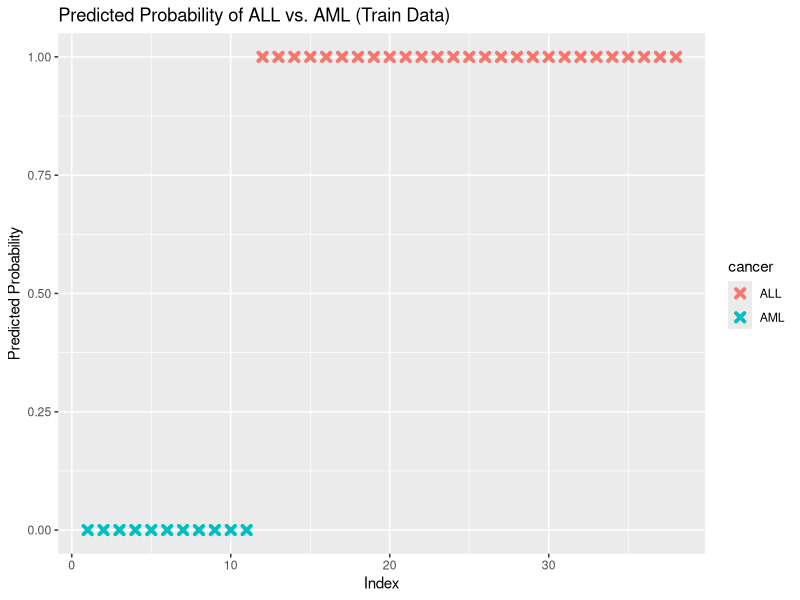
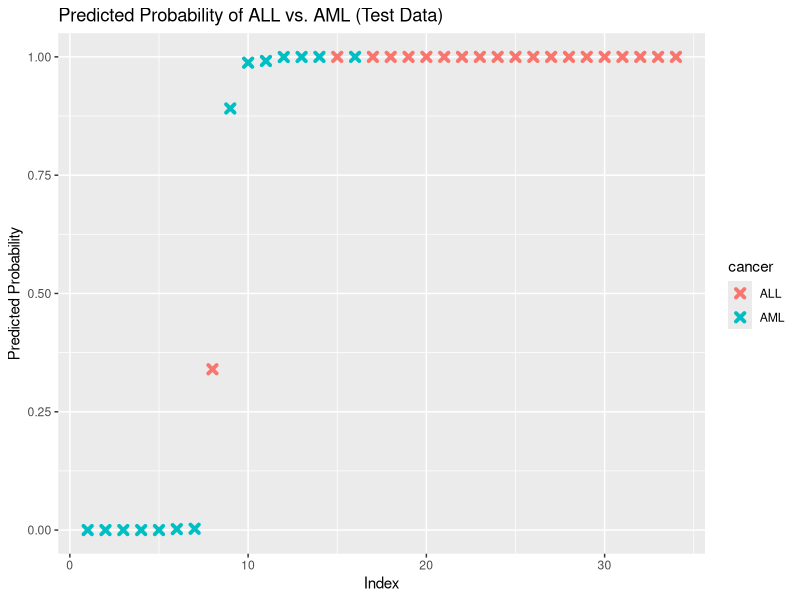
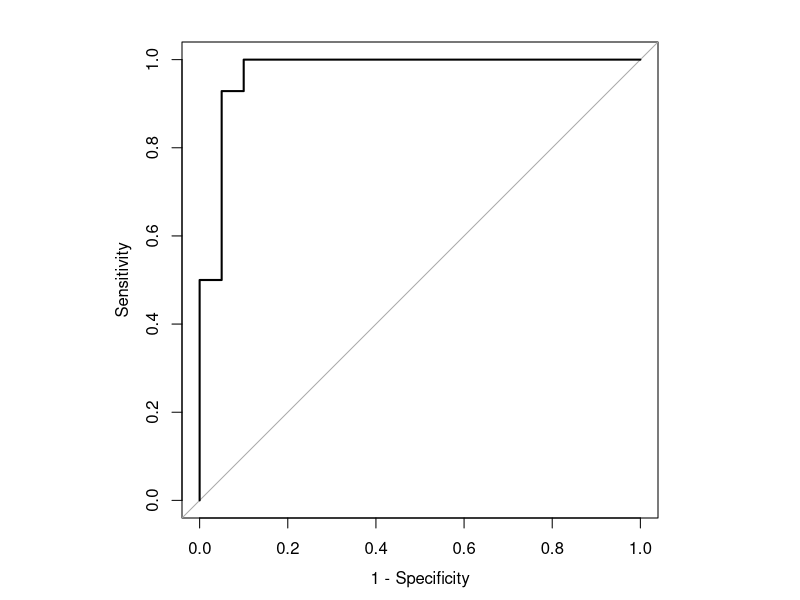
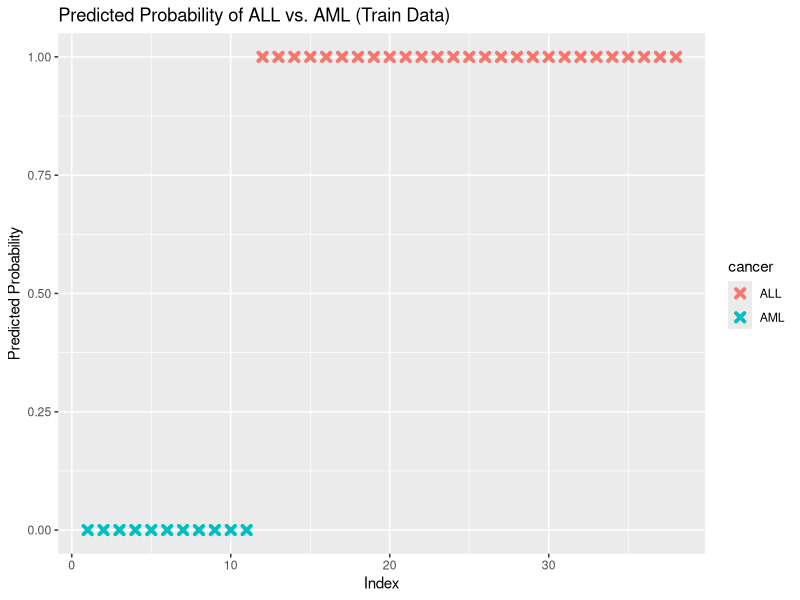
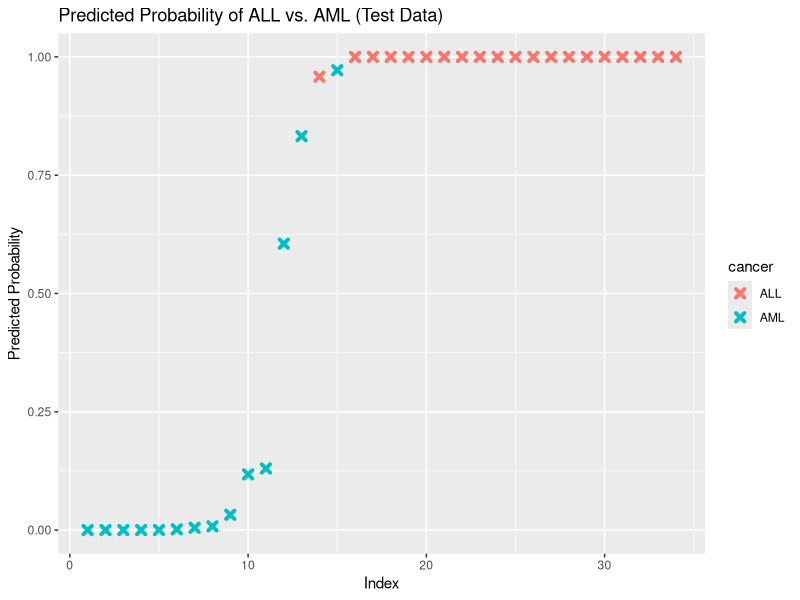
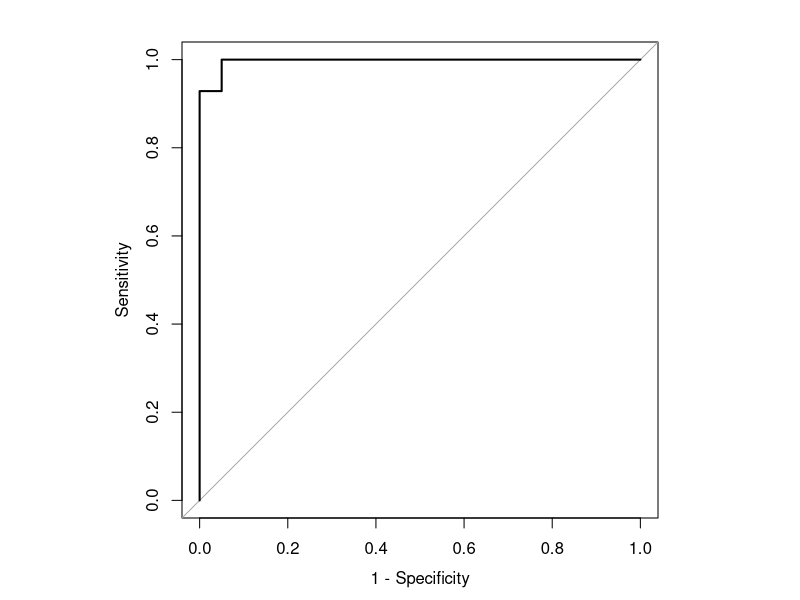

Source code (R) for these figures, in order:
## ---- chunk 1
library(caret)
library(pROC)
## ---- chunk 2
graph_probability <- function(model, data, comp, test_train){
  predicted <- data.frame(
    probability = predict(model, newdata = data[4:(comp+3)], "prob")[,1],
    cancer=data$cancer
  )

  predicted <- predicted[
    order(predicted$probability, decreasing=FALSE),]
  predicted$rank <- 1:nrow(predicted)
  
  if (test_train == "test") {
    ggplot(data=predicted, aes(x=rank, y=probability)) +
      geom_point(aes(color=cancer), alpha=1, shape=4, stroke=2) +
      xlab("Index") +
      ylab("Predicted Probability") +
      ggtitle("Predicted Probability of ALL vs. AML (Test Data)")
  }
  
  else {
    ggplot(data=predicted, aes(x=rank, y=probability)) +
      geom_point(aes(color=cancer), alpha=1, shape=4, stroke=2) +
      xlab("Index") +
      ylab("Predicted Probability") +
      ggtitle("Predicted Probability of ALL vs. AML (Train Data)")
  }
}

cross_val_model <- function(train, method, num_cv, folds, comp) {
  set.seed(1)
  cv_model <- train(
    x = train[4:(comp+3)],
    y = train$cancer,
    method = method,
    metric = "Accuracy",
    trControl = trainControl(method="repeatedcv",
                             number = num_cv,
                             repeats = folds),
  )
  return (cv_model)
}

conf_matrix <- function(test, cv_model, comp) {
  confusionMatrix(reference = as.factor(test$cancer), data = as.factor(predict(cv_model, test[4:(comp+3)])))
}

roc_plot <- function(test, model, comp) {
  par(pty="s")
  roc(test$cancer, predict(model, test[4:(comp+3)], type="prob")[,1], plot=TRUE, legacy.axes=TRUE)
} 
## ---- chunk 3
method <- "glm"
comp <- 20
num_cv <- 3
folds <- 5
## ---- chunk 4
#import numerical pca and split test / train data
test <- read.csv("data/processed/num_test.csv", row.names = 1)
train <- read.csv("data/processed/num_train.csv", row.names = 1)

model <- cross_val_model(train, method, num_cv, folds, comp)
model
## ---- chunk 5
#confusion matrix of model
conf_matrix(test, model, comp)
## ---- chunk 6
#graphing training probabilites
graph_probability(model, train, comp, "train")

#graphing testing probabilities
graph_probability(model, test, comp, "test")
## ---- chunk 7
#plotting ROC
roc_plot(test, model, comp)
## ---- chunk 8
#import numerical pca and split test / train data
test <- read.csv("data/processed/cat_test.csv", row.names = 1)
train <- read.csv("data/processed/cat_train.csv", row.names = 1)

model <- cross_val_model(train, method, num_cv, folds, comp)
model
## ---- chunk 9
#confusion matrix of model
conf_matrix(test, model, comp)
## ---- chunk 10
#graphing training probabilites
graph_probability(model, train, comp, "train")

#graphing testing probabilities
graph_probability(model, test, comp, "test")
## ---- chunk 11
#plotting ROC
roc_plot(test, model, comp)
